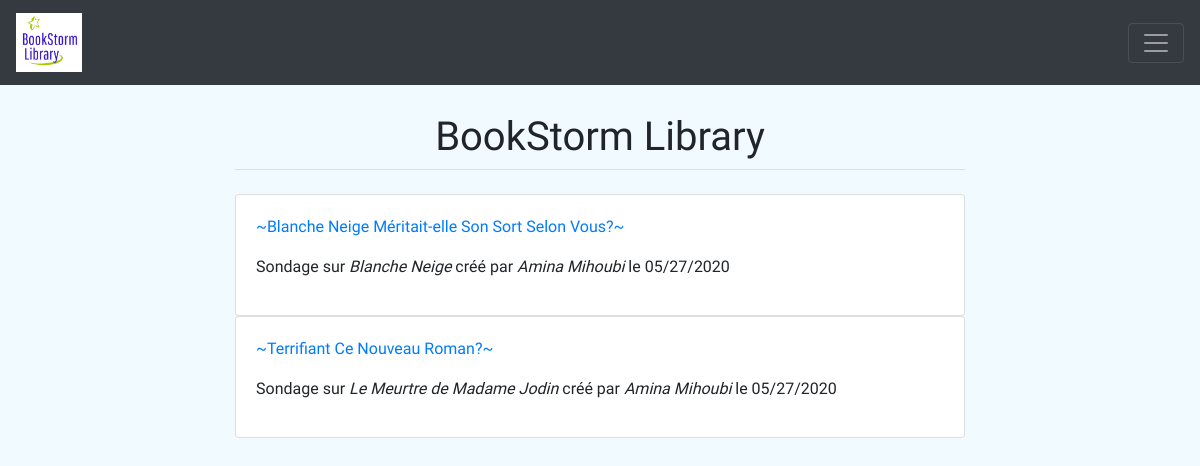
The page /polls/ on the database as committed earlier.
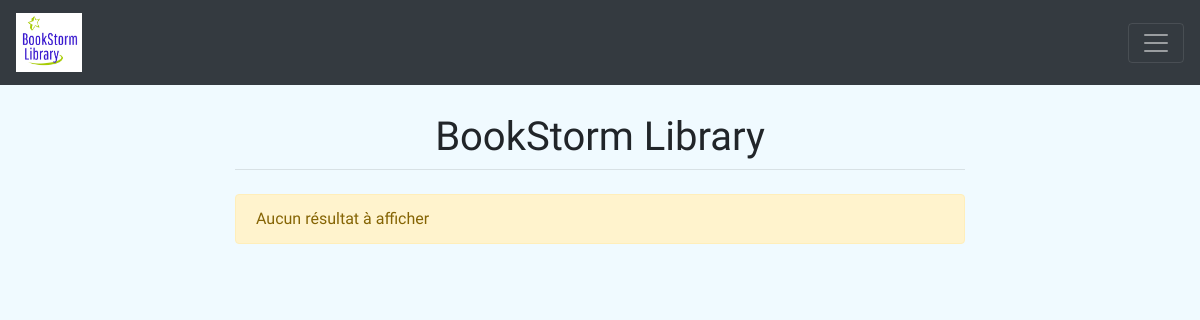
The same page on the database as committed later.
### polls/models.py (models this page shows, shortened)
class Poll(models.Model):
    question        = models.TextField()
    poller          = models.ForeignKey(Account, on_delete=models.PROTECT, limit_choices_to={'is_author': True}) #prevents referenced object from being deleted
    create_stamp    = models.DateField(auto_now_add=True)
    book            = models.ForeignKey(Book, on_delete=models.PROTECT)
    is_active       = models.BooleanField(default=True)
    def get_absolute_url(self):
        return reverse("poll-detail", kwargs={"pk": self.pk})

### books/models.py (models this page shows, shortened)
class Book(models.Model): #() indicate inheritance
	title				= models.CharField(max_length=120)
	summary 			= models.TextField()
	author				= models.ForeignKey(Account, on_delete=models.CASCADE, limit_choices_to={'is_author': True}) # possible values of on_delete: [CASCADE, PROTECT, SET_NULL, SET_DEFAULT, SET(value)]
	publication_date	= models.DateField()
	create_stamp        = models.DateField(auto_now_add=True)
	categories			= models.ManyToManyField(Category) # ManyToMany relationship with the Category model class
	price				= models.DecimalField(max_digits = 5, decimal_places = 2)
	nb_likes			= models.IntegerField(default=0, editable=False)
	def __str__(self):
		return self.title # toString method ==> print(obj)

### accounts/models.py (models this page shows, shortened)
class Account(AbstractUser):
    is_author	= models.BooleanField(default=False)
    def __str__(self):
        if self.first_name is None or not self.first_name: #no null in python, use None instead
            return self.username
        else:
            return self.get_full_name()

### polls/views.py (the view)
# urls.py: path('', PollListView.as_view(), name='poll-list'), # path(route, view, kwargs, name)
class PollListView(ListView):
    template_name = 'polls/poll_list.html'
    queryset      = Poll.objects.filter(is_active=True).all()
    model         = Poll

### polls/templatetags/polls_extras.py (called while the page is built)
@register.filter
def format_poll(sentence):
    return "~" + string.capwords(sentence) + "~"

### polls/templates/polls/poll_list.html
{% extends 'base.html' %}
{% block content %}
{% load polls_extras %}
    {% for object in object_list %}
        <div class="card">
            <div class="card-body">
                <p><a href="{{ object.get_absolute_url }}">{{ object.question|format_poll }}</a></p>
                <p>Sondage sur <em>{{ object.book }}</em> créé par <em>{{ object.poller }}</em> le {{ object.create_stamp|date:"SHORT_DATE_FORMAT" }}</p>
            </div>
        </div>
        {% empty %}
            <div class="alert alert-warning">
                Aucun résultat à afficher
            </div>
    {% endfor %}
{% endblock %}

Rows that differ between the two databases and show on the page:
removed Poll: question "~Blanche Neige Méritait-elle Son Sort Selon Vous?~", book "Blanche Neige", poller "Amina Mihoubi", create_stamp "05/27/2020"
removed Poll: question "~Terrifiant Ce Nouveau Roman?~", book "Le Meurtre de Madame Jodin", poller "Amina Mihoubi", create_stamp "05/27/2020"
Other text that changed with them:
text now shown: "Aucun résultat à afficher"
